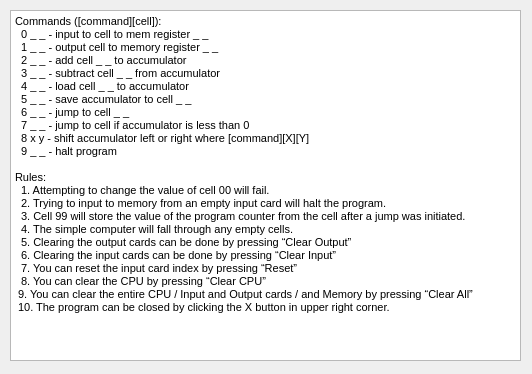
<?xml version="1.0" encoding="UTF-8"?>
<ui version="4.0">
 <class>helpScreen</class>
 <widget class="QDialog" name="helpScreen">
  <property name="geometry">
   <rect>
    <x>0</x>
    <y>0</y>
    <width>532</width>
    <height>374</height>
   </rect>
  </property>
  <property name="windowTitle">
   <string>Dialog</string>
  </property>
  <widget class="QTextBrowser" name="textBrowser">
   <property name="geometry">
    <rect>
     <x>10</x>
     <y>10</y>
     <width>511</width>
     <height>351</height>
    </rect>
   </property>
   <property name="html">
    <string>&lt;!DOCTYPE HTML PUBLIC &quot;-//W3C//DTD HTML 4.0//EN&quot; &quot;http://www.w3.org/TR/REC-html40/strict.dtd&quot;&gt;
&lt;html&gt;&lt;head&gt;&lt;meta name=&quot;qrichtext&quot; content=&quot;1&quot; /&gt;&lt;style type=&quot;text/css&quot;&gt;
p, li { white-space: pre-wrap; }
&lt;/style&gt;&lt;/head&gt;&lt;body style=&quot; font-family:'MS Shell Dlg 2'; font-size:8.25pt; font-weight:400; font-style:normal;&quot;&gt;
&lt;p style=&quot; margin-top:0px; margin-bottom:0px; margin-left:0px; margin-right:0px; -qt-block-indent:0; text-indent:0px;&quot;&gt;Commands ([command][cell]):&lt;/p&gt;
&lt;p style=&quot; margin-top:0px; margin-bottom:0px; margin-left:0px; margin-right:0px; -qt-block-indent:0; text-indent:0px;&quot;&gt;  0 _ _ - input to cell to mem register _ _&lt;/p&gt;
&lt;p style=&quot; margin-top:0px; margin-bottom:0px; margin-left:0px; margin-right:0px; -qt-block-indent:0; text-indent:0px;&quot;&gt;  1 _ _ - output cell to memory register _ _&lt;/p&gt;
&lt;p style=&quot; margin-top:0px; margin-bottom:0px; margin-left:0px; margin-right:0px; -qt-block-indent:0; text-indent:0px;&quot;&gt;  2 _ _ - add cell _ _ to accumulator&lt;/p&gt;
&lt;p style=&quot; margin-top:0px; margin-bottom:0px; margin-left:0px; margin-right:0px; -qt-block-indent:0; text-indent:0px;&quot;&gt;  3 _ _ - subtract cell _ _ from accumulator&lt;/p&gt;
&lt;p style=&quot; margin-top:0px; margin-bottom:0px; margin-left:0px; margin-right:0px; -qt-block-indent:0; text-indent:0px;&quot;&gt;  4 _ _ - load cell _ _ to accumulator&lt;/p&gt;
&lt;p style=&quot; margin-top:0px; margin-bottom:0px; margin-left:0px; margin-right:0px; -qt-block-indent:0; text-indent:0px;&quot;&gt;  5 _ _ - save accumulator to cell _ _&lt;/p&gt;
&lt;p style=&quot; margin-top:0px; margin-bottom:0px; margin-left:0px; margin-right:0px; -qt-block-indent:0; text-indent:0px;&quot;&gt;  6 _ _ - jump to cell _ _&lt;/p&gt;
&lt;p style=&quot; margin-top:0px; margin-bottom:0px; margin-left:0px; margin-right:0px; -qt-block-indent:0; text-indent:0px;&quot;&gt;  7 _ _ - jump to cell if accumulator is less than 0&lt;/p&gt;
&lt;p style=&quot; margin-top:0px; margin-bottom:0px; margin-left:0px; margin-right:0px; -qt-block-indent:0; text-indent:0px;&quot;&gt;  8 x y - shift accumulator left or right where [command][X][Y]&lt;/p&gt;
&lt;p style=&quot; margin-top:0px; margin-bottom:0px; margin-left:0px; margin-right:0px; -qt-block-indent:0; text-indent:0px;&quot;&gt;  9 _ _ - halt program&lt;/p&gt;
&lt;p style=&quot;-qt-paragraph-type:empty; margin-top:0px; margin-bottom:0px; margin-left:0px; margin-right:0px; -qt-block-indent:0; text-indent:0px;&quot;&gt;&lt;br /&gt;&lt;/p&gt;
&lt;p style=&quot; margin-top:0px; margin-bottom:0px; margin-left:0px; margin-right:0px; -qt-block-indent:0; text-indent:0px;&quot;&gt;Rules:&lt;/p&gt;
&lt;p style=&quot; margin-top:0px; margin-bottom:0px; margin-left:0px; margin-right:0px; -qt-block-indent:0; text-indent:0px;&quot;&gt;  1. Attempting to change the value of cell 00 will fail.&lt;/p&gt;
&lt;p style=&quot; margin-top:0px; margin-bottom:0px; margin-left:0px; margin-right:0px; -qt-block-indent:0; text-indent:0px;&quot;&gt;  2. Trying to input to memory from an empty input card will halt the program.&lt;/p&gt;
&lt;p style=&quot; margin-top:0px; margin-bottom:0px; margin-left:0px; margin-right:0px; -qt-block-indent:0; text-indent:0px;&quot;&gt;  3. Cell 99 will store the value of the program counter from the cell after a jump was initiated.&lt;/p&gt;
&lt;p style=&quot; margin-top:0px; margin-bottom:0px; margin-left:0px; margin-right:0px; -qt-block-indent:0; text-indent:0px;&quot;&gt;  4. The simple computer will fall through any empty cells.&lt;/p&gt;
&lt;p style=&quot; margin-top:0px; margin-bottom:0px; margin-left:0px; margin-right:0px; -qt-block-indent:0; text-indent:0px;&quot;&gt;  5. Clearing the output cards can be done by pressing “Clear Output”&lt;/p&gt;
&lt;p style=&quot; margin-top:0px; margin-bottom:0px; margin-left:0px; margin-right:0px; -qt-block-indent:0; text-indent:0px;&quot;&gt;  6. Clearing the input cards can be done by pressing “Clear Input”&lt;/p&gt;
&lt;p style=&quot; margin-top:0px; margin-bottom:0px; margin-left:0px; margin-right:0px; -qt-block-indent:0; text-indent:0px;&quot;&gt;  7. You can reset the input card index by pressing “Reset”&lt;/p&gt;
&lt;p style=&quot; margin-top:0px; margin-bottom:0px; margin-left:0px; margin-right:0px; -qt-block-indent:0; text-indent:0px;&quot;&gt;  8. You can clear the CPU by pressing “Clear CPU”&lt;/p&gt;
&lt;p style=&quot; margin-top:0px; margin-bottom:0px; margin-left:0px; margin-right:0px; -qt-block-indent:0; text-indent:0px;&quot;&gt; 9. You can clear the entire CPU / Input and Output cards / and Memory by pressing “Clear All”&lt;/p&gt;
&lt;p style=&quot; margin-top:0px; margin-bottom:0px; margin-left:0px; margin-right:0px; -qt-block-indent:0; text-indent:0px;&quot;&gt; 10. The program can be closed by clicking the X button in upper right corner.&lt;/p&gt;&lt;/body&gt;&lt;/html&gt;</string>
   </property>
  </widget>
 </widget>
 <resources/>
 <connections/>
</ui>
